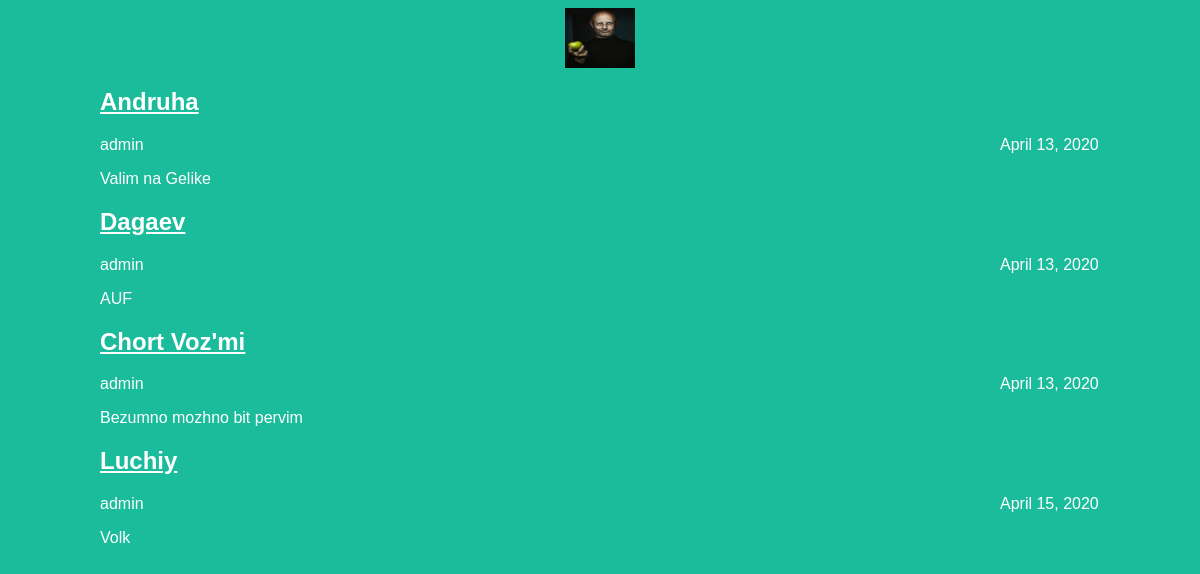
The page / on the database its author committed.
### articles/models.py (models this page shows, shortened)
class Article(models.Model):
    title = models.CharField(max_length=200)
    author = models.ForeignKey(User, on_delete=models.CASCADE)
    text = models.TextField()
    created_date = models.DateField(auto_now_add=True)
    def get_excerpt(self):
        return self.text[:140] + "..." if len(self.text) > 140 else self.text

### articles/views.py (the view)
# urls.py: path('', views.arhive, name='arhive'),
def arhive(request):
    return render(request, 'archive.html', {"posts": Article.objects.all()})

### articles/templates/archive.html
<body class="archive">
    <link rel="stylesheet" href="{{ STATIC_URL }}/static/article.css">
    <div class="header">
        <img src="/static/logo.jpg" style='height: 60px;'>
    </div>
        <div class="archive">
        {% for post in posts %}
            <div class="one-post">
                <h2 class="post-title"><a href=article/{{ post.id }}>{{ post.title }}</a></h2>
                <div class="article-info">
                    <div class="article-author">{{post.author.username }}</div>
                    <div class="article-created- date">{{post.created_date }}</div>
                </div>
                <p class="article-text">{{ post.get_excerpt }}</p>
            </div>
        {% endfor %}
    </div>
</body>

### articles/static/article.css (style rules this page uses)
body { background: #1abc9c; font-family: Tahoma, Arial, sans-serif; color: #ffffff; }
.header img { display: block; width: 70px; margin-left: auto; margin-right: auto; }
.archive { width: 1000px; margin-left: auto; margin-right: auto; }
.post-title a { color: #ffffff; }
.article-author { width: 90%; float: left; }

### rows shown on the page
Article: title "Andruha", author.username "admin", created_date "April 13, 2020", get_excerpt "Valim na Gelike"
Article: title "Dagaev", author.username "admin", created_date "April 13, 2020", get_excerpt "AUF"
Article: title "Chort Voz'mi", author.username "admin", created_date "April 13, 2020", get_excerpt "Bezumno mozhno bit pervim"
Article: title "Luchiy", author.username "admin", created_date "April 15, 2020", get_excerpt "Volk"
